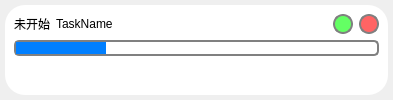
<?xml version="1.0" encoding="UTF-8"?>
<ui version="4.0">
 <class>ProgressBarWidget</class>
 <widget class="QWidget" name="ProgressBarWidget">
  <property name="geometry">
   <rect>
    <x>0</x>
    <y>0</y>
    <width>393</width>
    <height>100</height>
   </rect>
  </property>
  <property name="minimumSize">
   <size>
    <width>0</width>
    <height>100</height>
   </size>
  </property>
  <property name="maximumSize">
   <size>
    <width>16777215</width>
    <height>100</height>
   </size>
  </property>
  <property name="windowTitle">
   <string>Form</string>
  </property>
  <property name="styleSheet">
   <string notr="true">QProgressBar{height : 10px; border: 2px solid grey; border-radius: 5px; background-color: #FFFFFF;}
QProgressBar::chunk { background-color: #007FFF; width: 10px;}

QFrame#MainFrame{background-color: rgb(255, 255, 255);border-color: rgb(204, 204, 204);border-size: 2px;border-radius:20px;}
QPushButton#StartButton{background-color:rgb(100,255,100);border: 2px solid grey; border-radius: 10px;}
QPushButton#DeleteButton{background-color:rgb(255,100,100);border: 2px solid grey; border-radius: 10px;}</string>
  </property>
  <layout class="QGridLayout" name="gridLayout">
   <property name="leftMargin">
    <number>5</number>
   </property>
   <property name="topMargin">
    <number>5</number>
   </property>
   <property name="rightMargin">
    <number>5</number>
   </property>
   <property name="bottomMargin">
    <number>5</number>
   </property>
   <item row="0" column="0">
    <widget class="QFrame" name="MainFrame">
     <property name="styleSheet">
      <string notr="true"/>
     </property>
     <layout class="QVBoxLayout" name="verticalLayout">
      <item>
       <layout class="QHBoxLayout" name="horizontalLayout">
        <item>
         <widget class="QLabel" name="TaskStatus">
          <property name="text">
           <string>未开始</string>
          </property>
         </widget>
        </item>
        <item>
         <widget class="QLabel" name="TaskName">
          <property name="text">
           <string>TaskName</string>
          </property>
         </widget>
        </item>
        <item>
         <spacer name="horizontalSpacer">
          <property name="orientation">
           <enum>Qt::Horizontal</enum>
          </property>
          <property name="sizeHint" stdset="0">
           <size>
            <width>40</width>
            <height>20</height>
           </size>
          </property>
         </spacer>
        </item>
        <item>
         <widget class="QPushButton" name="StartButton">
          <property name="sizePolicy">
           <sizepolicy hsizetype="Maximum" vsizetype="Fixed">
            <horstretch>0</horstretch>
            <verstretch>0</verstretch>
           </sizepolicy>
          </property>
          <property name="minimumSize">
           <size>
            <width>20</width>
            <height>20</height>
           </size>
          </property>
          <property name="maximumSize">
           <size>
            <width>20</width>
            <height>20</height>
           </size>
          </property>
          <property name="styleSheet">
           <string notr="true"/>
          </property>
          <property name="text">
           <string/>
          </property>
         </widget>
        </item>
        <item>
         <widget class="QPushButton" name="DeleteButton">
          <property name="sizePolicy">
           <sizepolicy hsizetype="Maximum" vsizetype="Fixed">
            <horstretch>0</horstretch>
            <verstretch>0</verstretch>
           </sizepolicy>
          </property>
          <property name="minimumSize">
           <size>
            <width>20</width>
            <height>20</height>
           </size>
          </property>
          <property name="maximumSize">
           <size>
            <width>20</width>
            <height>20</height>
           </size>
          </property>
          <property name="text">
           <string/>
          </property>
         </widget>
        </item>
       </layout>
      </item>
      <item>
       <widget class="QProgressBar" name="ProgressBar">
        <property name="value">
         <number>24</number>
        </property>
        <property name="textVisible">
         <bool>false</bool>
        </property>
       </widget>
      </item>
      <item>
       <widget class="QLabel" name="StatusLog">
        <property name="text">
         <string/>
        </property>
        <property name="alignment">
         <set>Qt::AlignCenter</set>
        </property>
       </widget>
      </item>
     </layout>
    </widget>
   </item>
  </layout>
 </widget>
 <resources/>
 <connections/>
</ui>
